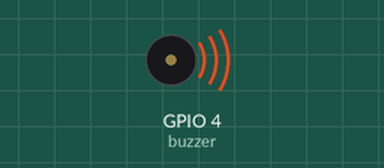
The program below on a simulated Raspberry Pi (BCM pin numbers). Shown: buzzer (waves = sounding). At 2.0 s the program stops and its outputs stay as they are.

Above: at 0.1 s.
At 2.1 s:
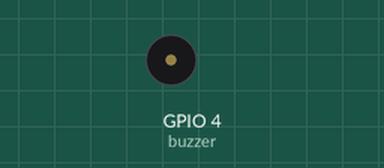
Timing chart, 0 to 3.5 s (numbered marks = the images above):
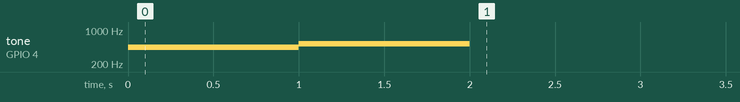

The program:

buzzer_test.py
```python
#!/usr/bin/env python3

from gpiozero import TonalBuzzer
from time import sleep

# パッシブブザーを接続したGPIOピン番号（例: GPIO18）
BUZZER_PIN = 4

def main():
    buzzer = TonalBuzzer(BUZZER_PIN)

    try:
        # 「ラ(A4)」を1秒鳴らす
        buzzer.play('A4')
        sleep(1.0)

        # 「ド(C5)」を1秒鳴らす
        buzzer.play('C5')
        sleep(1.0)

        # 停止
        buzzer.stop()

    finally:
        # 何かあっても必ず止める
        buzzer.stop()

if __name__ == "__main__":
    main()
```

Measured:
- by itself, tone on GPIO 4 (buzzer): silent → 440 Hz at 0.00 s, → 523 Hz 1.0 s later, → silent 1.0 s later
